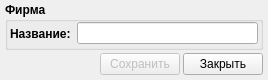
<?xml version="1.0" encoding="UTF-8"?>
<ui version="4.0">
 <class>AddEditFirm</class>
 <widget class="QDialog" name="AddEditFirm">
  <property name="geometry">
   <rect>
    <x>0</x>
    <y>0</y>
    <width>268</width>
    <height>80</height>
   </rect>
  </property>
  <property name="windowTitle">
   <string>Добавление новой фирмы</string>
  </property>
  <layout class="QVBoxLayout" name="verticalLayout">
   <property name="spacing">
    <number>3</number>
   </property>
   <property name="leftMargin">
    <number>5</number>
   </property>
   <property name="topMargin">
    <number>2</number>
   </property>
   <property name="rightMargin">
    <number>5</number>
   </property>
   <property name="bottomMargin">
    <number>5</number>
   </property>
   <item>
    <widget class="QGroupBox" name="groupBox">
     <property name="font">
      <font>
       <weight>75</weight>
       <bold>true</bold>
      </font>
     </property>
     <property name="title">
      <string>Фирма</string>
     </property>
     <layout class="QHBoxLayout" name="horizontalLayout_3">
      <property name="leftMargin">
       <number>2</number>
      </property>
      <property name="topMargin">
       <number>0</number>
      </property>
      <property name="rightMargin">
       <number>2</number>
      </property>
      <property name="bottomMargin">
       <number>2</number>
      </property>
      <item>
       <layout class="QHBoxLayout" name="horizontalLayout">
        <item>
         <widget class="QLabel" name="label">
          <property name="font">
           <font>
            <weight>75</weight>
            <bold>true</bold>
           </font>
          </property>
          <property name="text">
           <string>Название:</string>
          </property>
         </widget>
        </item>
        <item>
         <widget class="QLineEdit" name="firmName"/>
        </item>
       </layout>
      </item>
     </layout>
    </widget>
   </item>
   <item>
    <layout class="QHBoxLayout" name="horizontalLayout_2">
     <item>
      <spacer name="horizontalSpacer">
       <property name="orientation">
        <enum>Qt::Horizontal</enum>
       </property>
       <property name="sizeHint" stdset="0">
        <size>
         <width>40</width>
         <height>20</height>
        </size>
       </property>
      </spacer>
     </item>
     <item>
      <widget class="QPushButton" name="saveButton">
       <property name="enabled">
        <bool>false</bool>
       </property>
       <property name="text">
        <string>Сохранить</string>
       </property>
       <property name="icon">
        <iconset resource="../icons.qrc">
         <normaloff>:/16x16/save/ico/filesaveas_16x16.png</normaloff>:/16x16/save/ico/filesaveas_16x16.png</iconset>
       </property>
      </widget>
     </item>
     <item>
      <widget class="QPushButton" name="cancelButton">
       <property name="text">
        <string>Закрыть</string>
       </property>
       <property name="icon">
        <iconset resource="../icons.qrc">
         <normaloff>:/16x16/cancelDel/ico/button_cancel_16x16 (1).png</normaloff>:/16x16/cancelDel/ico/button_cancel_16x16 (1).png</iconset>
       </property>
      </widget>
     </item>
    </layout>
   </item>
  </layout>
 </widget>
 <resources>
  <include location="../icons.qrc"/>
 </resources>
 <connections/>
</ui>
